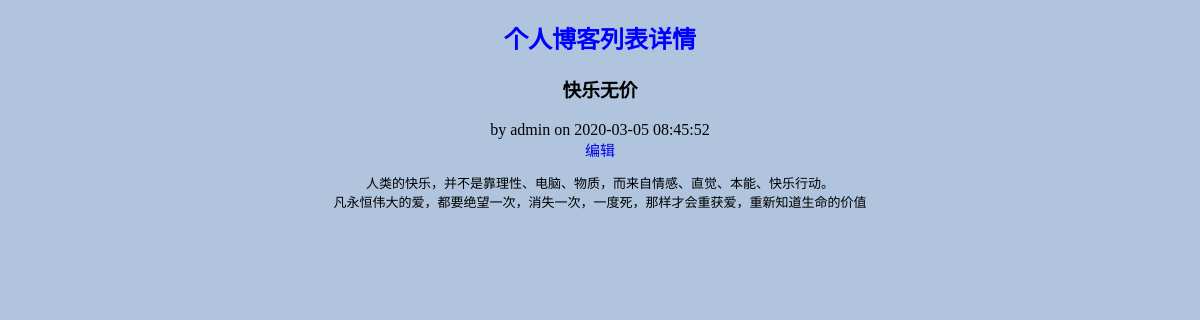
Screenshot of /2/personal (signed in) with the database file from the repository.
### tables this page shows
CREATE TABLE article (
  id INTEGER PRIMARY KEY AUTOINCREMENT,
  author_id INTEGER NOT NULL,
  created TIMESTAMP NOT NULL DEFAULT CURRENT_TIMESTAMP,
  title TEXT NOT NULL,
  body TEXT NOT NULL,
  FOREIGN KEY (author_id) REFERENCES user (id)
);

CREATE TABLE userinfo(
  id INTEGER PRIMARY KEY AUTOINCREMENT,
  username TEXT UNIQUE NOT NULL,
  password TEXT NOT NULL);

### personal_artical.py (the view)
@person_bp.route('/<int:id>/personal', methods=['GET', 'POST'])
def personal_artical_list(id):
    result = result = cursor.execute(
        'SELECT p.id, title, body, created, author_id, username'
        ' FROM article p JOIN userinfo u ON p.author_id = u.id'
        ' WHERE p.author_id  = ?', (id,)
    ).fetchall()
    if result:
        return render_template('personal/personal_list.html', datas=result)
    else:
        return """目前作者没有写过文章"""

### auth.py (called while the page is built)
@auth_bp.before_app_request
def load_logged_in_user():
    user_id = session.get('user_id')
    if user_id is None:
        g.user = None
    else:
        g.user = cursor.execute(
            'SELECT * FROM userinfo WHERE id = ?', (user_id,)
        ).fetchone()

### excute_sql.py (called while the page is built)
def get_db():
    conn = sqlite3.connect('create.db', check_same_thread=False)
    def dict_factory(cursor, row):
        d = {}
        for idx, col in enumerate(cursor.description):
            d[col[0]] = row[idx]
        return d
    conn.row_factory = dict_factory
    cursor = conn.cursor()
    return conn, cursor

### templates/personal/personal_list.html (shortened to what this page needs)
<!DOCTYPE html>
<html lang="en">
<head>
</head>
<body>
 <center><h2>个人博客列表详情</h2></center>
 {% for artical in datas %}
    <article class="post">
      <header>
        <div>
            <center id ='ar'><h3>{{ artical['title'] }}</h3></center>
         <center><div class="about">by {{ artical['username'] }} on {{ artical['created'] }}</div></center>
        </div>
        {% if g.user['id'] == artical['author_id'] %}
          <center><a class="action" href="{{ url_for('personal_artical.update_artical', id=artical['id']) }}">编辑</a></center>
        {% endif %}
      </header>
      <center><pre class="body" id="cen">{{ artical['body'] }}</pre></center>
    </article>
  {% endfor %}
</body>
</html>

### templates/personal/personal_list.html (style rules this page uses)
body { background: #B0C4DE; }
a { text-decoration: none; font-size: 15px; }
h2 { color: blue; }
pre { white-space:pre-wrap; white-space:-moz-pre-wrap; white-space:-pre-wrap; white-space:-o-pre-wrap; word-wrap:break-word; }

### rows the page displays
article: title "快乐无价", username "admin", created "2020-03-05 08:45:52", body "人类的快乐，并不是靠理性、电脑、物质，而来自情感、直觉、本能、快乐行动。 凡永恒伟大的爱，都要绝望一次，消失一次，一度死，那样才会重获爱，重新知道生命的价值"
